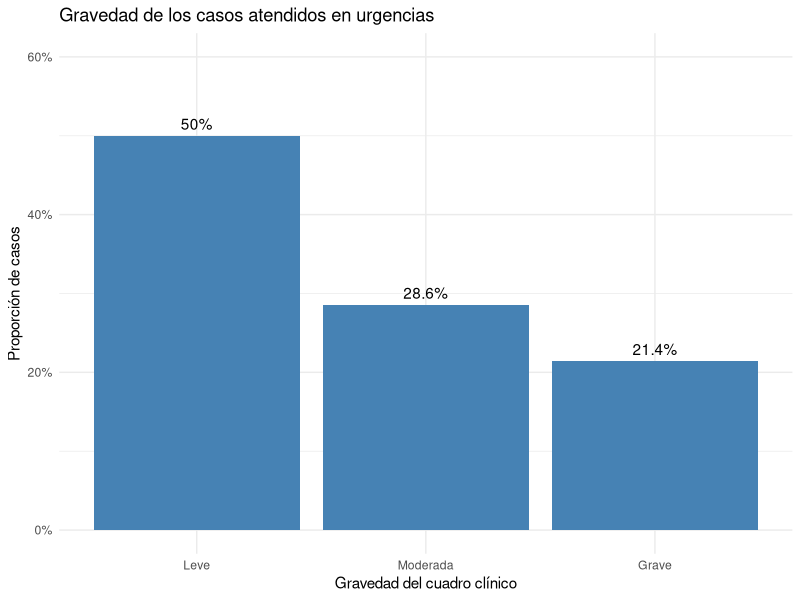

This chart was generated by the following R code:
## ---- chunk 1
knitr::opts_chunk$set(echo = TRUE, message = FALSE, warning = FALSE)
library(tidyverse)
## ---- chunk 2
casos <- tibble(
  id = 1:28,
  edad = c(4, 67, 45, 2, 78, 34, 56, 81, 29, 5,
           72, 41, 19, 63, 8, 55, 39, 74, 47, 3,
           68, 52, 27, 9, 61, 33, 76, 48),
  sexo = c("Mujer", "Hombre", "Mujer", "Mujer", "Hombre", "Hombre", "Mujer", "Mujer",
           "Hombre", "Mujer", "Hombre", "Mujer", "Hombre", "Mujer", "Hombre", "Hombre",
           "Mujer", "Mujer", "Hombre", "Mujer", "Mujer", "Hombre", "Mujer", "Hombre",
           "Hombre", "Mujer", "Mujer", "Hombre"),
  gravedad = c("Leve", "Grave", "Moderada", "Leve", "Grave", "Moderada", "Leve", "Grave",
               "Leve", "Leve", "Moderada", "Leve", "Leve", "Moderada", "Leve", "Moderada",
               "Leve", "Grave", "Moderada", "Leve", "Grave", "Leve", "Leve", "Leve",
               "Moderada", "Leve", "Grave", "Moderada")
)

casos
## ---- chunk 3
proporciones_gravedad <- casos |>
  count(gravedad) |>
  mutate(proporcion = n / sum(n),
         porcentaje = round(100 * proporcion, 1))

proporciones_gravedad
## ---- chunk 4
# Razón hombres / mujeres en la serie de casos
razon_sexo <- casos |>
  count(sexo) |>
  pivot_wider(names_from = sexo, values_from = n) |>
  mutate(razon_masculinidad = Hombre / Mujer)

razon_sexo

# Proporción de casos graves por tramo de edad
casos_edad <- casos |>
  mutate(tramo_edad = case_when(
    edad < 15 ~ "0-14 años",
    edad < 65 ~ "15-64 años",
    TRUE ~ "65 o más años"
  )) |>
  group_by(tramo_edad) |>
  summarise(n = n(),
            graves = sum(gravedad == "Grave"),
            proporcion_graves = round(graves / n, 2))

casos_edad
## ---- chunk 5
estancias <- casos |>
  filter(gravedad %in% c("Moderada", "Grave")) |>
  mutate(dias_estancia = c(6, 9, 4, 10, 5, 3, 8, 7, 6, 11, 4, 9, 7, 5))

tasa_complicacion <- estancias |>
  summarise(
    dias_persona = sum(dias_estancia),
    casos_graves = sum(gravedad == "Grave"),
    tasa_x1000 = round(1000 * casos_graves / dias_persona, 1)
  )

tasa_complicacion
## ---- chunk 6
ggplot(proporciones_gravedad, aes(x = fct_reorder(gravedad, proporcion, .desc = TRUE),
                                   y = proporcion)) +
  geom_col(fill = "steelblue") +
  geom_text(aes(label = paste0(porcentaje, "%")), vjust = -0.5) +
  scale_y_continuous(labels = scales::percent, limits = c(0, max(proporciones_gravedad$proporcion) * 1.2)) +
  labs(x = "Gravedad del cuadro clínico", y = "Proporción de casos",
       title = "Gravedad de los casos atendidos en urgencias") +
  theme_minimal()
